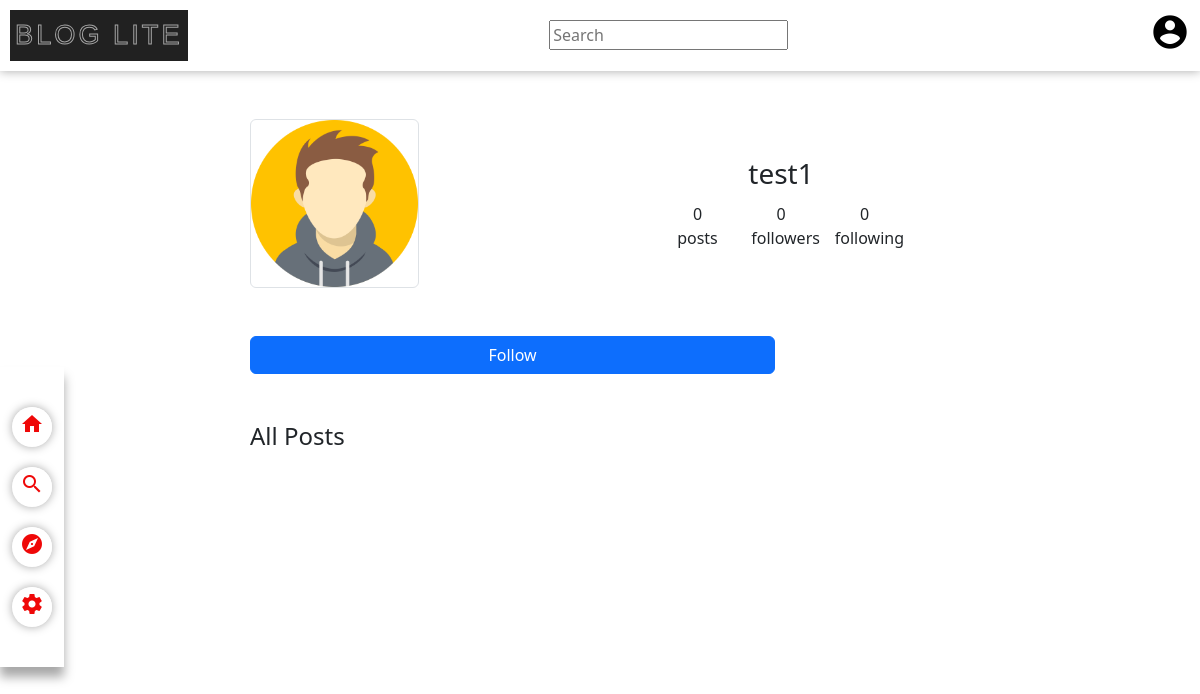
The page /test1 (signed in) on the database as committed earlier.
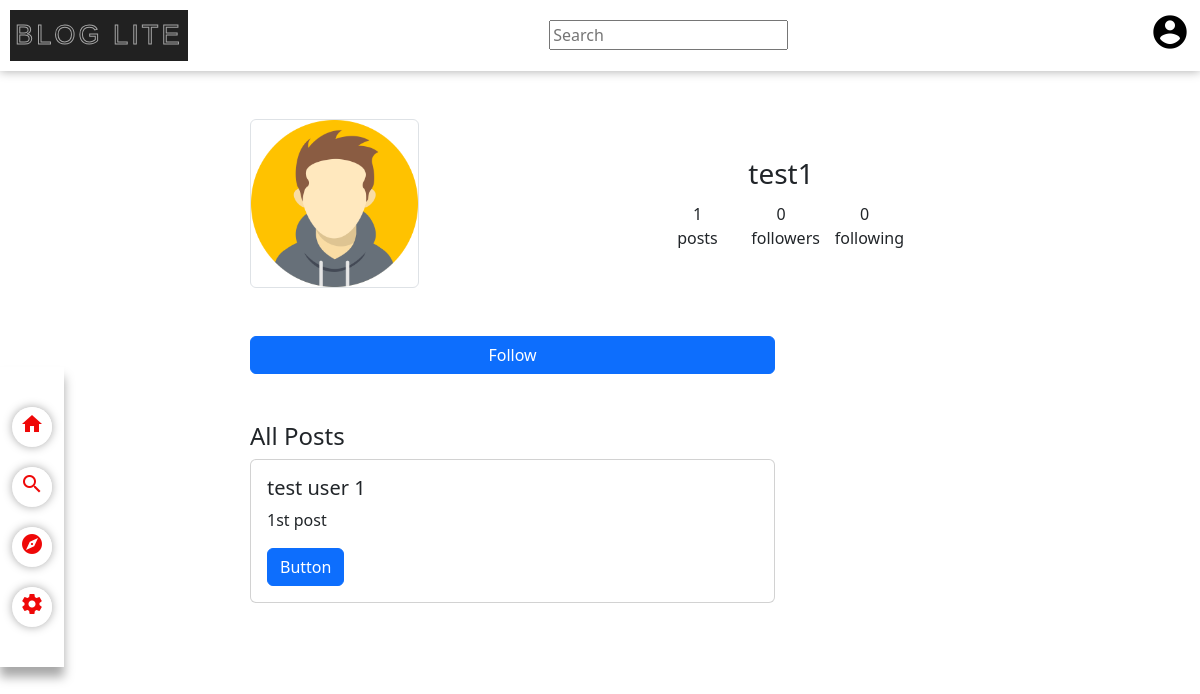
The same page on the database as committed later.
### application/models.py (models this page shows, shortened)
class User(db.Model, UserMixin):
    __tablename__ = 'user'
    id = db.Column(db.Integer, primary_key=True, autoincrement=True)
    username = db.Column(db.String(50), unique=True, nullable=False)
    email = db.Column(db.String, unique=True, nullable=False)
    name = db.Column(db.String(128))
    phn = db.Column(db.Integer(), nullable=True)
    bio = db.Column(db.Text, nullable = True)
    password = db.Column(db.String(128), nullable= False)
    posts = db.relationship('Post'  , backref='author', lazy=True, cascade='all, delete')
    comments = db.relationship('Comment', backref='commenter', lazy=True, cascade='all, delete')
    likes = db.relationship('Like', backref='liker', lazy=True, cascade='all, delete')
    following = db.relationship("User",
                            secondary='follow',
                            primaryjoin="User.id==Follow.follower_id",
                            secondaryjoin="User.id==Follow.following_id",
                            backref="followers")

class Post(db.Model):
    __tablename__ = 'post'
    id = db.Column(db.Integer, primary_key=True, autoincrement=True)
    title = db.Column(db.String(128), nullable=True)
    content = db.Column(db.Text, nullable=False)
    username = db.Column(db.String(50), db.ForeignKey('user.username'))
    date_posted = db.Column(db.DateTime, nullable=False, default=datetime.utcnow)
    last_modified = db.Column(db.DateTime, nullable=False, default=datetime.utcnow)
    comments = db.relationship('Comment', backref='postid', lazy=True, cascade='all, delete')
    likes = db.relationship("Like", backref='postid', lazy=True, cascade='all, delete')

### application/controllers.py (the view)
@app.route('/<username>')
@login_required
def display_user(username):
    user = User.query.filter_by(username=username).first()
    if user:
        return render_template('display_profile.html', user=user)
    else:
        return '''<p>Wrong username entered.... Update this function and make it an error page and give  button to go to search page or index page</p>'''

### application/models.py (called while the page is built)
@login_manager.user_loader
def load_user(user_id):
    return User.query.get(int(user_id))

### application/templates/display_profile.html (shortened to what this page needs)
{% extends 'base.html' %} {% block css %}
<link rel="stylesheet" href="/static/css/display_profile.css" />
{% endblock %} {% block title %} {{ user.username }} {% endblock %} {% block
content %}
<div class="mt-5 col-7 m-auto justify-content-center d-flex flex-column">
  <div class="row">
    <div class="col">
      <img
        class="w-50 h-100 object-fit-contain border rounded"
        src="/static/assets/avatar.png"
        alt="Profile pic"
      />
    </div>
    <div
      class="d-flex flex-column col align-items-center justify-content-center"
    >
      <h3>{{ user.username }}</h3>
      <ul class="d-flex row text-center mt-1">
        <li class="col-4">
          {{ user.posts|length }} <br />
          <span class="user_stats_info">posts</span>
        </li>
        <li class="col-4">
          {{ user.following.follower_id|length }} <br />
          <span class="user_stats_info">followers</span>
        </li>
        <li class="col-4">
          {{ user.followers.following_id|length }} <br />
          <span class="user_stats_info">following</span>
        </li>
      </ul>
    </div>
  </div>
  {% if user.username == current_user.username %}
  <a class="mt-5 w-100 btn btn-secondary" href="{{ url_for('settings') }}" role="button">
    Edit Profile
  </a>
  {% else %}
  <form id="follow_form">
    <input
      class="btn btn-primary mt-5 w-75"
      id="follow-btn"
      type="submit"
      value="Follow"
    />
  </form>
  {% endif %}
  <div class="mt-5" style="height: 100vh">
    <h4>All Posts</h4>
    {% for post in user.posts %} {% include 'post_template.html' %} {% endfor %}
  </div>
  {% endblock %}

### application/templates/base.html (shortened to what this page needs)
<!DOCTYPE html>
<html lang="en">
  <head>
    <link href="https://cdn.jsdelivr.net/npm/bootstrap@5.3.0-alpha1/dist/css/bootstrap.min.css" rel="stylesheet">
    <link rel="stylesheet" href="/static/css/base.css" />
    <link rel="stylesheet" href="/static/css/nav.css" />
    <link rel="stylesheet" href="/static/css/index.css" />
    <link rel="stylesheet" href="/static/css/navbar.css" />
    <link rel="stylesheet" href="/static/css/settings.css" />
    {% block css %} {% endblock %}
  </head>
  <body>
    {% include 'navbar.html' %}
    <div class="main-body">
      {% include 'nav.html' %} {% block content %} {% endblock %}
    </div>
  </body>
</html>

### application/templates/navbar.html (shortened to what this page needs)
<div class="horizontal_navbar">
  <div class="navbar">
    <div class="navbar_logo">Blog Lite</div>
    <div class="navbar_search">
      <input type="text" placeholder="Search" />
    </div>
    <button class="navbar_icon">
      <i class="material-icons">account_circle</i>
    </button>
  </div>
</div>

### application/templates/nav.html
<nav class="vert-nav">
  <ul>
    <li class="nav-items">
      <a href="/">
        <i class="material-icons">home</i>
      </a>
    </li>
    <li class="nav-items">
      <a href="/search">
        <i class="material-icons">search</i>
      </a>
    </li>
    <li class="nav-items">
      <a href="/contact">
        <i class="material-icons">explore</i>
      </a>
    </li>
    <li class="nav-items">
      <a href="/settings">
        <i class="material-icons">settings</i>
      </a>
    </li>
  </ul>
</nav>

### application/templates/post_template.html
<div class="card w-75 mb-3">
  <div class="card-body">
    <h5 class="card-title">{{post.title}}</h5>
    <p class="card-text">{{post.content}}</p>
    <a href="#" class="btn btn-primary">Button</a>
  </div>
</div>

### application/static/css/nav.css (style rules this page uses)
.vert-nav { position: fixed; top: 30%; width: 4em; background: #ffffff; box-shadow: 0px 10px 10px #a8a8a8; display: flex; flex-direction: column; justify-content: space-between; align-items: center; padding: 20px 0; }
.nav-items { margin: 20px 0px; height: 2.5em; width: 2.5em; border-radius: 43px; background: #ffffff; box-shadow: 0px 0px 10px #a8a8a8, inset -5px 5px 10px #ffffff; display: flex; justify-content: center; align-items: center; cursor: pointer; }
.nav-items > a > i { color: #ef0808; font-size: 1.5em; }

### application/static/css/index.css (style rules this page uses)
body { margin: 0; padding: 0; }
ul { list-style: none; margin: 0; padding: 0; }
a { text-decoration: none; color: #000000; }

### application/static/css/navbar.css (style rules this page uses)
.navbar { display: flex; align-items: center; justify-content: space-between; background: #ffffff; box-shadow: 0px 0px 10px #a8a8a8; padding: 10px; }
.navbar_logo { padding: 5px; background-color: #212121; --border-right: 6px; --text-stroke-color: rgba(255, 255, 255, 0.6); --animation-color: #37ff8b; --fs-size: 1.7em; letter-spacing: 3px; text-decoration: none; font-size: var(--fs-size); font-family: "Arial"; position: relative; text-transform: uppercase; color: transparent; -webkit-text-stroke: 1px var(--text-stroke-color); }
.navbar_icon { margin: 0; height: auto; background: transparent; padding: 0; border: none; cursor: pointer; position: relative; }
.navbar_icon > i { font-size: 2.5em; }

Rows that differ between the two databases and show on the page:
added Post: title "test user 1", content "1st post"
Other text that changed with them:
{{ user.posts|length }}: "0" → "1"
